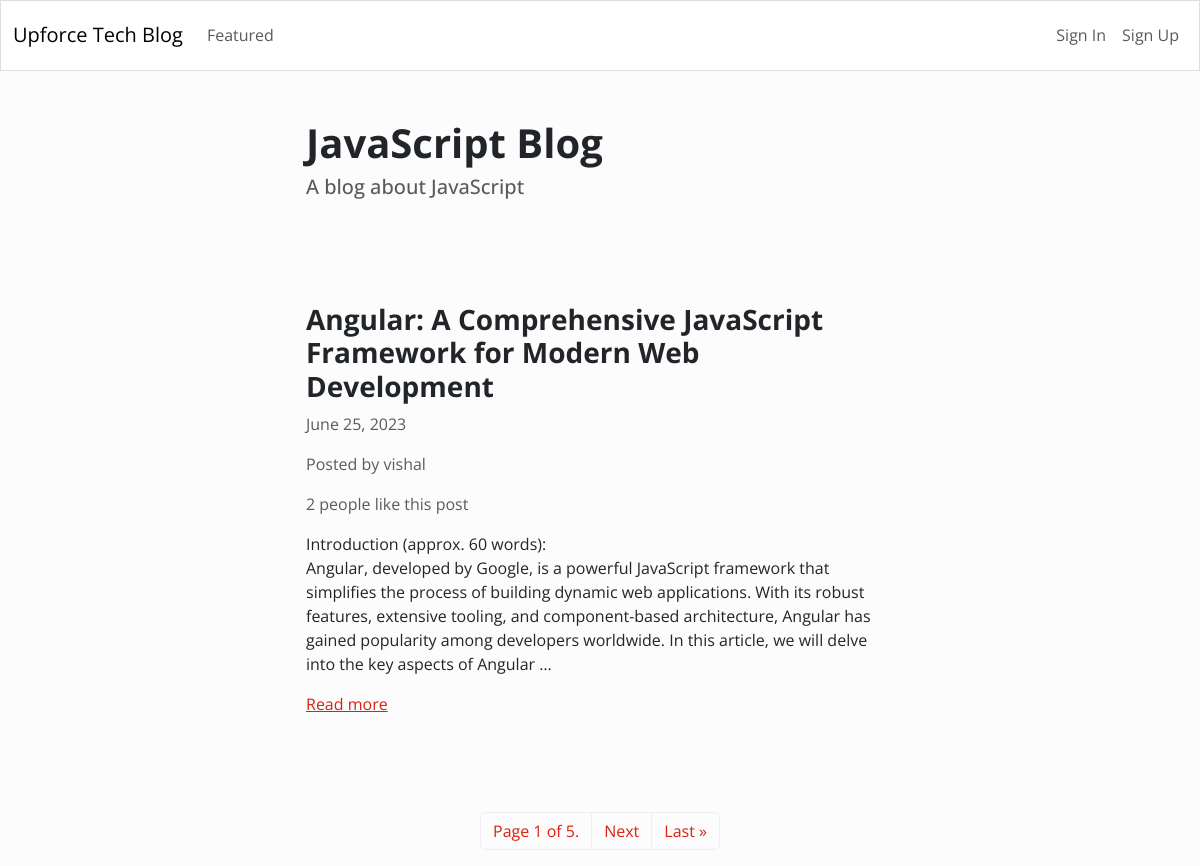
The page / on the database its author committed.
### blog/models.py (models this page shows)
class Article(models.Model):
	title = models.CharField(max_length=255)
	content = HTMLField()
	date = models.DateField(auto_now_add=True)
	author = models.ForeignKey(User, on_delete=models.CASCADE)
	featured = models.BooleanField(default=False)
	likes = models.ManyToManyField(User, related_name='likes', blank=True)

### blog/views.py (the view)
# urls.py: path('', Index.as_view(), name='index'),
class Index(ListView):
	model = Article
	queryset = Article.objects.all().order_by('-date')
	template_name = 'blog/index.html'
	paginate_by = 1

### blog/templates/blog/index.html (shortened to what this page needs)
{% extends 'blog/base.html' %}
{% block content %}
	<div class="row">
		<div class="col-md-6 col-12 mx-md-auto mx-3 mt-5 mb-5">
			<h1 class="fw-bolder">JavaScript Blog</h1>
			<h5 class="text-muted">A blog about JavaScript</h5>
		</div>
	</div>
	{% for object in object_list %}
	<div class="row">
		<div class="col-md-6 col-11 mx-md-auto mx-3 mt-5 mb-5">
			<h3 class="fw-bold">{{ object.title }}</h3>
			<p class="text-muted"> {{ object.date }}</p>
			<p class="text-muted">Posted by {{ object.author.username }}</p>
			{% if object.likes.count == 1 %}
				<p class="text-muted">{{ object.likes.count }} person likes this post</p>
			{% else %}
				<p class="text-muted">{{ object.likes.count }} people like this post</p>
			{% endif %}
			<div class="my-3">
				{{ object.content|truncatewords_html:50|safe }}
			</div>
			<a href="{% url 'detail_article' object.id %}">Read more</a>
		</div>
	</div>
	{% endfor %}
	<nav>
		<ul class="pagination">
			<div class="mx-auto d-flex flex-row mt-5">
				<li class="page-item">
					<a class="page-link" href="#">Page {{ page_obj.number }} of {{ page_obj.paginator.num_pages }}.</a>
				</li>
				{% if page_obj.has_next %}
					<li class="page-item">
						<a class="page-link" href="?page={{ page_obj.next_page_number }}">Next</a>
					</li>
					<li class="page-item">
						<a class="page-link" href="?page={{ page_obj.paginator.num_pages }}">Last &raquo;</a>
					</li>
				{% endif %}
			</div>
		</ul>
	</nav>
{% endblock content %}

### blog/templates/blog/base.html (shortened to what this page needs)
<!DOCTYPE html>
<html lang="en">
<head>
	<link rel="stylesheet" href="https://bootswatch.com/5/simplex/bootstrap.min.css">
</head>
<body>
	{% include 'blog/nav.html' %}
	{% block content %}
	{% endblock content %}
</body>
</html>

### blog/templates/blog/nav.html (shortened to what this page needs)
<nav class="navbar navbar-expand-lg navbar-light bg-light">
  <div class="container-fluid">
    <a class="navbar-brand" href="{% url 'index' %}">Upforce Tech Blog</a>
    <div class="collapse navbar-collapse" id="navbarNav">
      <ul class="navbar-nav me-auto">
        <li class="nav-item">
          <a class="nav-link" href="{% url 'featured' %}">Featured</a>
        </li>
      </ul>
      <ul class="navbar-nav">
        {% if request.user.is_authenticated %}
          <li class="nav-item">
            <a class="nav-link" href="{% url 'logout' %}">Sign Out</a>
          </li>
        {% else %}
          <li class="nav-item">
            <a class="nav-link" href="{% url 'login' %}">Sign In</a>
          </li>
          <li class="nav-item">
            <a class="nav-link" href="{% url 'register' %}">Sign Up</a>
          </li>
        {% endif %}
      </ul>
    </div>
  </div>
</nav>

### rows shown on the page
Article: title "Angular: A Comprehensive JavaScript Framework for Modern Web Development", date "June 25, 2023", author.username "vishal", likes.count "2", content "Introduction (approx. 60 words): Angular, developed by Google, is a powerful JavaScript framework that simplifies the process of building dynamic web applications. With its robust features, extensive tooling, and component-based architecture, Angular has gained popularity among developers worldwide. In this article, we will delve into the key aspects of Angular …"

### other values the page prints
{{ page_obj.number }} "1"
{{ page_obj.paginator.num_pages }} "5"
